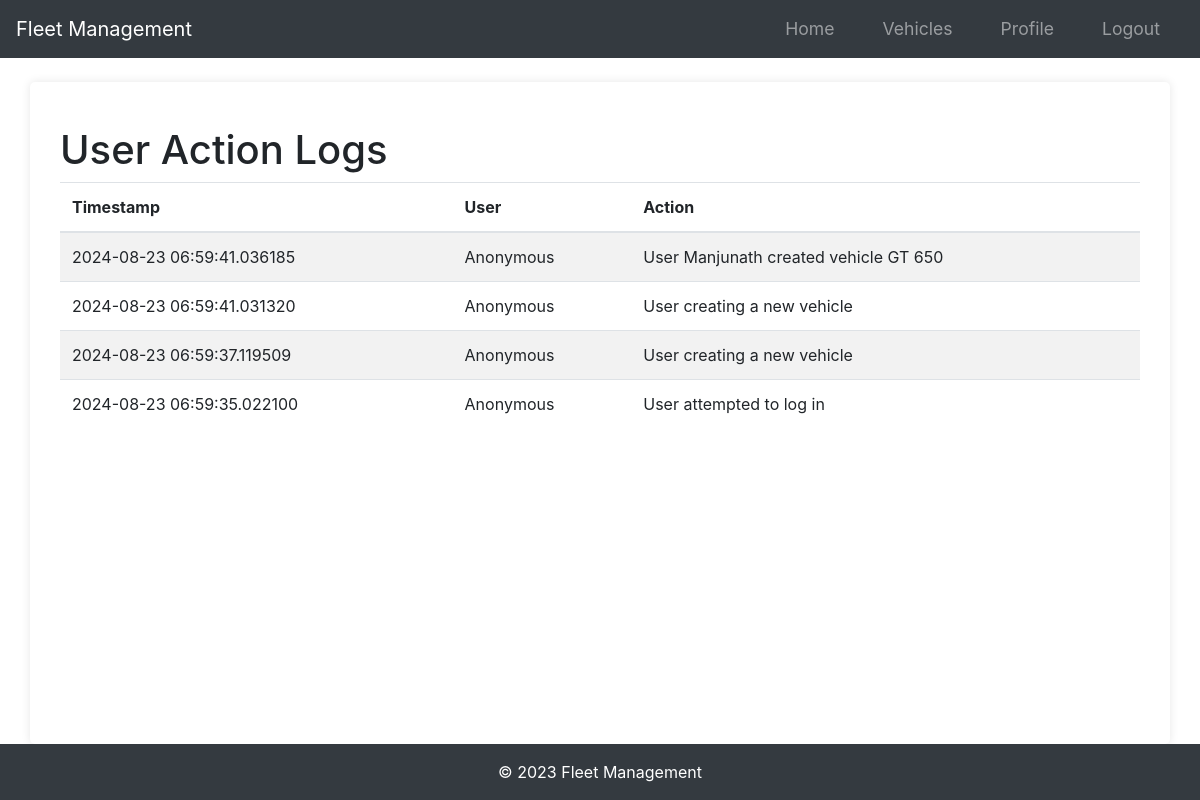
The page /logs (signed in) on the database as committed earlier.
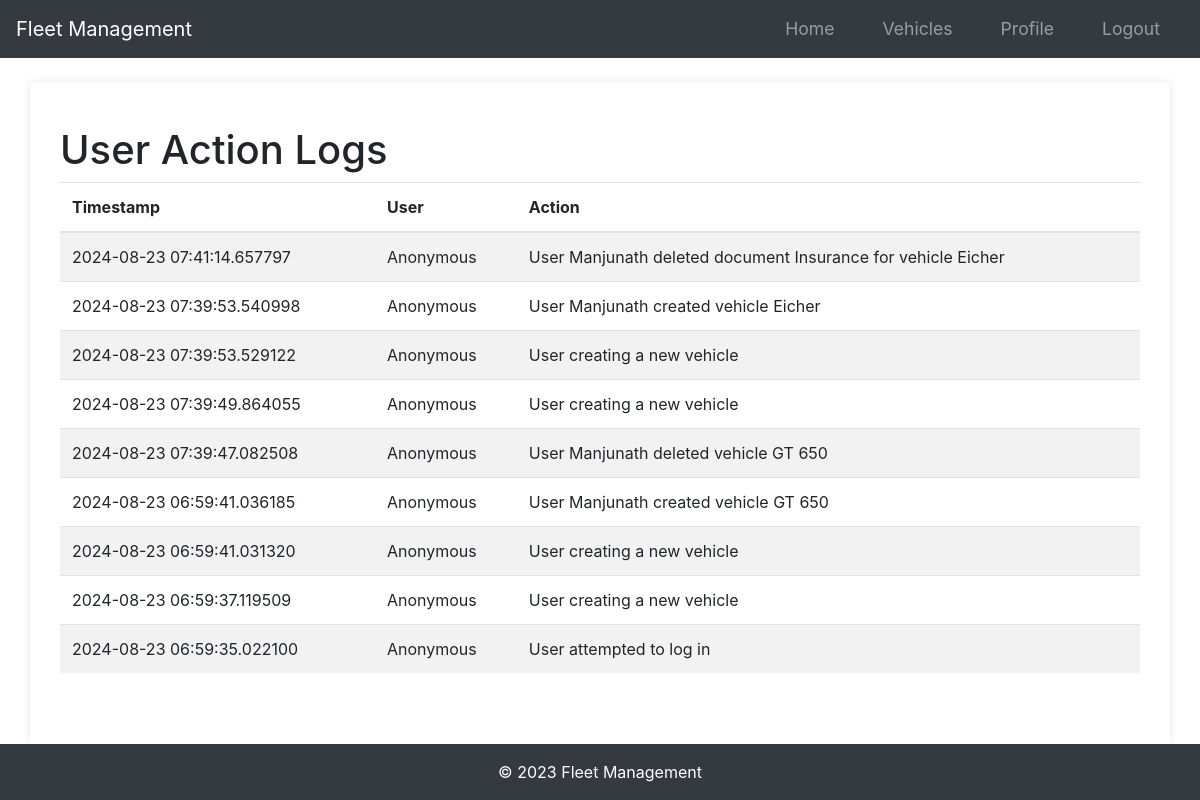
The same page on the database as committed later.
### app/models.py (models this page shows, shortened)
class Log(db.Model):
    id = db.Column(db.Integer, primary_key=True)
    user_id = db.Column(db.Integer, db.ForeignKey("user.id"), nullable=True)
    action = db.Column(db.String(255), nullable=False)
    timestamp = db.Column(db.DateTime, default=datetime.utcnow, nullable=False)

### app/routes.py (the view)
@main.route("/logs")
@login_required  # Ensure only logged-in users can see this
def view_logs():
    logs = Log.query.order_by(Log.timestamp.desc()).all()
    return render_template("view_logs.html", logs=logs)

### app/__init__.py (called while the page is built)
def create_app(config_class=Config):
    app = Flask(__name__)
    app.config.from_object(config_class)
    db.init_app(app)
    bcrypt.init_app(app)
    login_manager.init_app(app)
    mail.init_app(app)
    migrate.init_app(app, db)
    login_manager.login_view = "main.login"
    login_manager.login_message_category = "info"
    from app.models import User
    @login_manager.user_loader
    def load_user(user_id):
        return User.query.get(int(user_id))
    from app.routes import main as main_blueprint
    app.register_blueprint(main_blueprint)
    scheduler = BackgroundScheduler()
    scheduler.add_job(check_document_expirations, "interval", hours=24)
    scheduler.start()
    return app

### app/templates/view_logs.html (shortened to what this page needs)
{% extends "base.html" %}
{% block content %}
<div class="container">
    <h1 class="mt-4">User Action Logs</h1>
    <table class="table table-striped">
        <thead>
            <tr>
                <th scope="col">Timestamp</th>
                <th scope="col">User</th>
                <th scope="col">Action</th>
            </tr>
        </thead>
        <tbody>
            {% for log in logs %}
            <tr>
                <td>{{ log.timestamp }}</td>
                <td>{{ log.user.username if log.user else "Anonymous" }}</td>
                <td>{{ log.action }}</td>
            </tr>
            {% endfor %}
        </tbody>
    </table>
</div>
{% endblock %}

### app/templates/base.html (shortened to what this page needs)
<!DOCTYPE html>
<html lang="en">
<head>
    <link rel="stylesheet" href="{{ url_for('static', filename='styles.css') }}">
    <link rel="stylesheet" href="https://stackpath.bootstrapcdn.com/bootstrap/4.5.2/css/bootstrap.min.css">
    <link rel="stylesheet" href="https://cdnjs.cloudflare.com/ajax/libs/font-awesome/5.15.3/css/all.min.css">
</head>
<body>
    <nav class="navbar navbar-expand-lg navbar-dark bg-dark">
        <a class="navbar-brand" href="{{ url_for('main.index') }}">Fleet Management</a>
        <div class="collapse navbar-collapse" id="navbarNav">
            <ul class="navbar-nav ml-auto">
                {% if current_user.is_authenticated %}
                    <li class="nav-item">
                        <a class="nav-link" href="{{ url_for('main.home') }}">Home</a>
                    </li>
                    <li class="nav-item">
                        <a class="nav-link" href="{{ url_for('main.list_vehicles') }}">Vehicles</a>
                    </li>
                    <li class="nav-item">
                        <a class="nav-link" href="{{ url_for('main.profile') }}">Profile</a>
                    </li>
                    <li class="nav-item">
                        <a class="nav-link" href="{{ url_for('main.logout') }}">Logout</a>
                    </li>
                {% endif %}
            </ul>
        </div>
    </nav>
    <main class="main-content container mt-4">
        {% block content %}{% endblock %}
    </main>
    <footer class="footer mt-auto py-3 bg-dark">
        <div class="container text-center text-white">
            <span>&copy; 2023 Fleet Management</span>
        </div>
    </footer>
</body>
</html>

### app/static/styles.css (style rules this page uses)
body { font-family: Arial, sans-serif; margin: 0; padding: 0; background-color: #f4f4f4; }
.container { width: 80%; margin: 0 auto; }
nav ul { list-style-type: none; padding: 0; }
nav ul li { display: inline; margin: 0 15px; }
nav ul li a { color: #fff; text-decoration: none; font-size: 1.1em; }
main { padding: 20px; background-color: #fff; border-radius: 5px; box-shadow: 0 0 10px rgba(0,0,0,0.1); }
body { font-family: Arial, sans-serif; margin: 0; padding: 0; }
nav ul { list-style: none; padding: 0; }
nav ul li { display: inline; margin: 0 1rem; }
nav ul li a { color: #fff; text-decoration: none; }

### app/templates/base.html (style rules this page uses)
html, body { height: 100%; margin: 0; display: flex; flex-direction: column; }
.container { flex: 1; }
.footer { background-color: #343a40; color: white; }
.main-content { flex: 1; }

Rows that differ between the two databases and show on the page:
added Log: timestamp "2024-08-23 07:41:14.657797", user "Anonymous", action "User Manjunath deleted document Insurance for vehicle Eicher"
added Log: timestamp "2024-08-23 07:39:53.540998", user "Anonymous", action "User Manjunath created vehicle Eicher"
added Log: timestamp "2024-08-23 07:39:53.529122", user "Anonymous", action "User creating a new vehicle"
added Log: timestamp "2024-08-23 07:39:49.864055", user "Anonymous", action "User creating a new vehicle"
added Log: timestamp "2024-08-23 07:39:47.082508", user "Anonymous", action "User Manjunath deleted vehicle GT 650"
